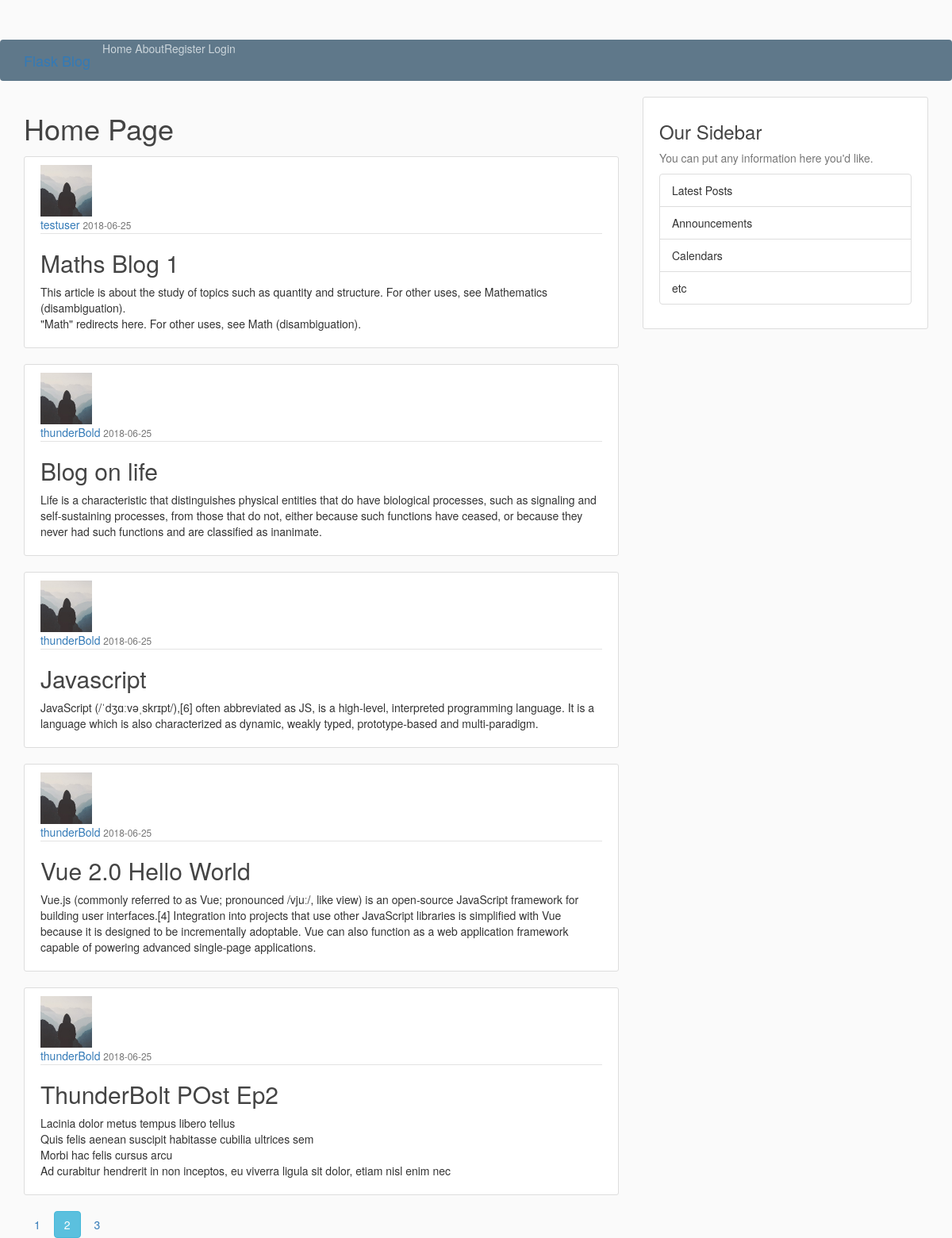
The page /home?page=2 on the database its author committed.
### app/models.py (models this page shows, shortened)
class Post(db.Model):
	id = db.Column(db.Integer , primary_key = True)
	title = db.Column(db.String(100),  nullable = False)
	content = db.Column(db.Text, nullable= False)
	date_posted = db.Column(db.DateTime, nullable=False,default=datetime.utcnow)
	user_id = db.Column(db.Integer, db.ForeignKey('user.id'), nullable=False)

class User(db.Model,UserMixin):
	id = db.Column(db.Integer , primary_key = True)
	username = db.Column(db.String(20), unique = True , nullable = False)
	email = db.Column(db.String(100), unique = True , nullable = False)
	image_file = db.Column(db.String(20), default= 'default.jpg', nullable = False)
	password = db.Column(db.String(60), nullable = False)
	posts = db.relationship('Post', backref='author', lazy=True)

### app/routes.py (the view)
@app.route("/")
@app.route("/home")
def home():
	page = request.args.get('page',1,type=int)
	posts = Post.query.order_by(Post.date_posted.desc()).paginate(page=page , per_page = 5)
	return render_template("home.html",posts = posts)

### app/templates/home.html
{% extends "index.html" %}
{% block content %}
	<h1>Home Page</h1>
	{% for post in posts.items %}
	<article class="media content-section">
		<img src="{{url_for('static', filename = 'profile/'+ post.author.image_file)}}" class = "rounded-circle article-img" alt="">
	  <div class="media-body">
	    <div class="article-metadata">
	      <a class="mr-2" href="{{ url_for('user_posts' , username = post.author.username) }}">{{ post.author.username }}</a>
	      <small class="text-muted">{{ post.date_posted.strftime('%Y-%m-%d') }}</small>
	    </div>
		    <h2><a class="article-title" href="{{ url_for('post', post_id = post.id) }}">{{ post.title }}</a></h2>
		    <p class="article-content">{{ post.content }}</p>
	  </div>
</article>
	{% endfor %}
 	{% for page_num in posts.iter_pages(left_edge= 1,right_edge =1,
 										left_current = 1 , right_current = 2) %}
	 	{% if page_num %}
	 		{% if posts.page == page_num %}
	 			<a class= "btn btn-info mb2"
	 			href="{{ url_for('home' , page=page_num ) }}">{{ page_num }}</a>
	 		{% else %}
		 		<a class= "btn btn-outline-info mb2"
		 			href="{{ url_for('home' , page=page_num ) }}">{{ page_num }}</a>
	 		{% endif %}
	 	{% else %}
	 	....
	 	{% endif %}
 	{% endfor %}
{% endblock %}

### app/static/main.css (style rules this page uses)
body { background: #fafafa; color: #333333; margin-top: 5rem; }
h1, h2, h3, h4, h5, h6 { color: #444444; }
.content-section { background: #ffffff; padding: 10px 20px; border: 1px solid #dddddd; border-radius: 3px; margin-bottom: 20px; }
.article-title { color: #444444; }
.article-content { white-space: pre-line; }
.article-img { height: 65px; width: 65px; margin-right: 16px; }
.article-metadata { padding-bottom: 1px; margin-bottom: 4px; border-bottom: 1px solid #e3e3e3 }

### rows shown on the page
Post: image_file (placeholder picture), author.username "testuser", date_posted "2018-06-25", title "Maths Blog 1", content "This article is about the study of topics such as quantity and structure. For other uses, see Mathematics (disambiguation). \"Math\" redirects here. For other uses, see Math (disambiguation)."
Post: image_file (placeholder picture), author.username "thunderBold", date_posted "2018-06-25", title "Blog on life", content "Life is a characteristic that distinguishes physical entities that do have biological processes, such as signaling and self-sustaining processes, from those that do not, either because such functions have ceased, or because they never had such functions and are classified as inanimate."
Post: image_file (placeholder picture), author.username "thunderBold", date_posted "2018-06-25", title "Javascript", content "JavaScript (/ˈdʒɑːvəˌskrɪpt/),[6] often abbreviated as JS, is a high-level, interpreted programming language. It is a language which is also characterized as dynamic, weakly typed, prototype-based and multi-paradigm."
Post: image_file (placeholder picture), author.username "thunderBold", date_posted "2018-06-25", title "Vue 2.0 Hello World", content "Vue.js (commonly referred to as Vue; pronounced /vjuː/, like view) is an open-source JavaScript framework for building user interfaces.[4] Integration into projects that use other JavaScript libraries is simplified with Vue because it is designed to be incrementally adoptable. Vue can also function as a web application framework capable of powering advanced single-page applications."
Post: image_file (placeholder picture), author.username "thunderBold", date_posted "2018-06-25", title "ThunderBolt POst Ep2", content "Lacinia dolor metus tempus libero tellus Quis felis aenean suscipit habitasse cubilia ultrices sem Morbi hac felis cursus arcu Ad curabitur hendrerit in non inceptos, eu viverra ligula sit dolor, etiam nisl enim nec"

### other values the page prints
{{ page_num }} "1" "3"
{{ page_num }} "2"
